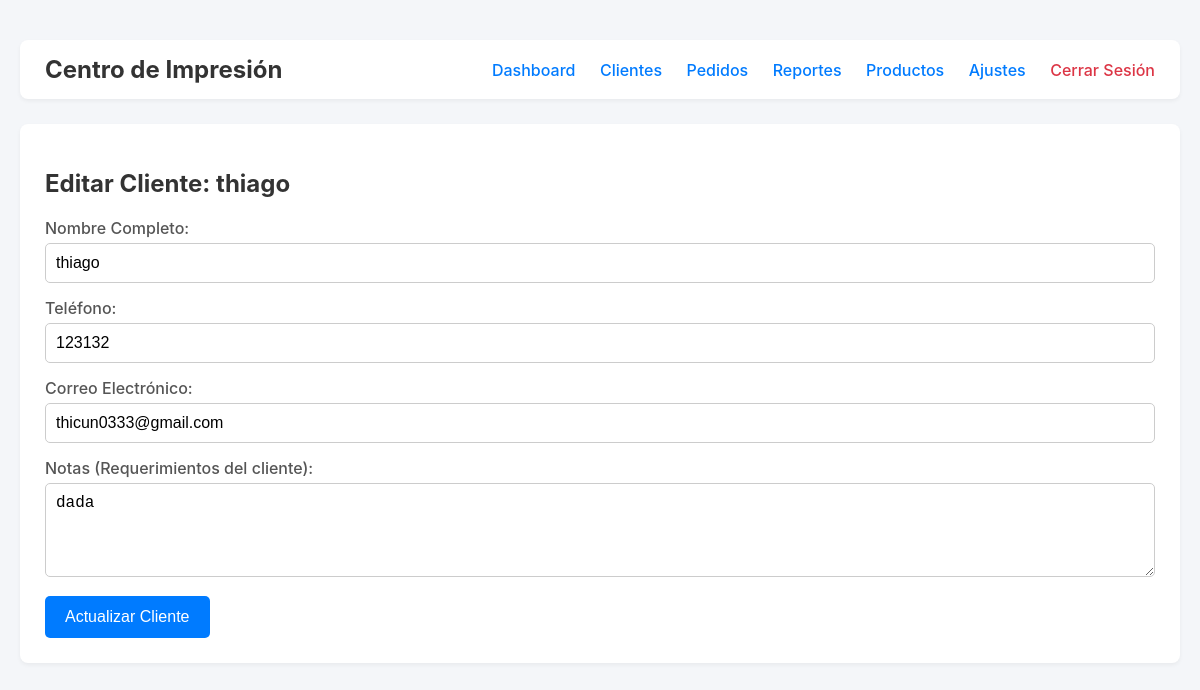
Page /clients/edit/2 (signed in) on the committed database.
### tables this page shows
CREATE TABLE `clientes` (
  `id` int(11) NOT NULL,
  `nombre` varchar(150) NOT NULL,
  `telefono` varchar(50) DEFAULT NULL,
  `email` varchar(100) DEFAULT NULL,
  `notas` text DEFAULT NULL,
  `fecha_creacion` timestamp NOT NULL DEFAULT current_timestamp()
);

### controllers/ClientController.php (called while the page is built, shortened)
<?php
require_once '../models/Client.php';
class ClientController
{
    private $clientModel;
    public function __construct($db_connection)
    {
        $this->clientModel = new Client($db_connection);
    }
    public function showEditForm($id)
    {
        $client = $this->clientModel->findById($id);
        require_once '../views/layouts/header.php';
        require_once '../views/pages/clients/edit.php';
        require_once '../views/layouts/footer.php';
    }
}

### models/Client.php (called while the page is built, shortened)
<?php
class Client
{
    private $connection;
    private $table_name = "clientes";
    public function __construct($db_connection)
    {
        $this->connection = $db_connection;
    }
    public function findById($id)
    {
        $query = "SELECT id, nombre, telefono, email, notas FROM " . $this->table_name . " WHERE id = ? LIMIT 1";
        $stmt = $this->connection->prepare($query);
        $stmt->bind_param("i", $id);
        $stmt->execute();
        $result = $stmt->get_result();
        return $result->fetch_assoc();
    }
}

### views/pages/clients/edit.php (the view)
<h2>Editar Cliente: <?php echo htmlspecialchars($client['nombre']); ?></h2>
<form action="/sistemagestion/clients/edit/<?php echo $client['id']; ?>" method="POST">
    <div class="form-group">
        <label for="nombre">Nombre Completo:</label>
        <input type="text" id="nombre" name="nombre" value="<?php echo htmlspecialchars($client['nombre']); ?>" required>
    </div>
    <div class="form-group">
        <label for="telefono">Teléfono:</label>
        <input type="text" id="telefono" name="telefono" value="<?php echo htmlspecialchars($client['telefono']); ?>">
    </div>
    <div class="form-group">
        <label for="email">Correo Electrónico:</label>
        <input type="email" id="email" name="email" value="<?php echo htmlspecialchars($client['email']); ?>">
    </div>
    <div class="form-group">
        <label for="notas">Notas (Requerimientos del cliente):</label>
        <textarea id="notas" name="notas" rows="4"><?php echo htmlspecialchars($client['notas']); ?></textarea>
    </div>
    <button type="submit">Actualizar Cliente</button>
</form>

### views/layouts/header.php (style rules this page uses)
body { font-family: -apple-system, BlinkMacSystemFont, "Segoe UI", Roboto, "Helvetica Neue", Arial, sans-serif; background-color: #f4f6f9; margin: 0; color: #333; }
.form-group { margin-bottom: 15px; }
label { display: block; margin-bottom: 5px; font-weight: 500; color: #555; }
input[type="text"], input[type="email"], input[type="tel"], input[type="password"], input[type="number"], input[type="date"], textarea, select { width: 100%; padding: 10px; border: 1px solid #ccc; border-radius: 5px; box-sizing: border-box; font-size: 16px; transition: border-color 0.2s; }
.button, button[type="submit"] { display: inline-block; padding: 12px 20px; background-color: #007bff; color: white; border: none; border-radius: 5px; cursor: pointer; font-size: 16px; text-decoration: none; text-align: center; transition: background-color 0.2s; }

### rows in the picture
clientes: nombre "thiago", telefono "123132", email "thicun0333@gmail.com", notas "dada"
